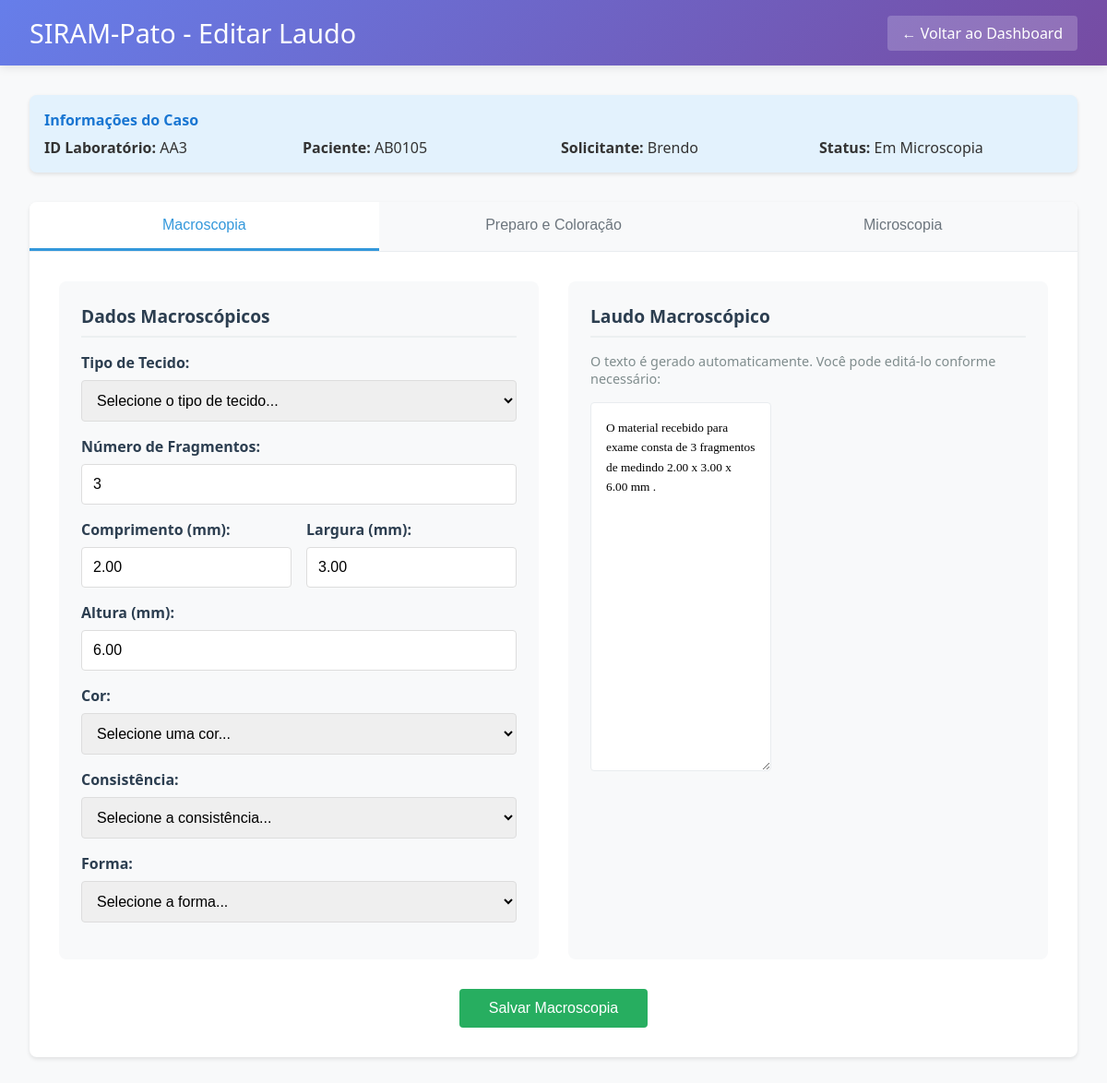
/laudos/editar-laudo/AA3/ (signed in), run on the app's committed database.
### laudos/models.py (models this page shows)
class Caso(models.Model):
    STATUS_CHOICES = [
        ('RECEBIDO', 'Recebido'),
        ('EM_MACROSCOPIA', 'Em Macroscopia'),
        ('PENDENTE_MACRO_APROVACAO', 'Pendente de Aprovacao Macroscopica'),
        ('EM_PREPARO', 'Em Preparo/Coloracao'),
        ('PENDENTE_PREPARO_APROVACAO', 'Pendente de Aprovacao do Preparo'),
        ('EM_MICROSCOPIA', 'Em Microscopia'),
        ('PENDENTE_MICRO_APROVACAO', 'Pendente de Aprovacao Microscopica'),
        ('AGUARDANDO_APROVACAO_FINAL', 'Aguardando Aprovacao Final'),
        ('FINALIZADO', 'Finalizado'),
    ]
    ETAPA_STATUS_CHOICES = [
        ('PENDENTE', 'Pendente'),
        ('EM_PROGRESSO', 'Em progresso'),
        ('AGUARDANDO_APROVACAO', 'Aguardando aprovacao'),
        ('APROVADO', 'Aprovado'),
        ('REPROVADO', 'Reprovado'),
    ]
    id_laboratorio = models.CharField(max_length=20, unique=True, primary_key=True)
    paciente = models.ForeignKey(Paciente, on_delete=models.CASCADE, related_name='casos')
    data_recebimento = models.DateField()
    solicitante = models.CharField(max_length=255)
    diagnostico_sugerido = models.TextField(blank=True, null=True)
    observacoes_clinicas = models.TextField(blank=True, null=True)
    status = models.CharField(max_length=40, choices=STATUS_CHOICES, default='RECEBIDO')
    criado_por = models.ForeignKey(UsuarioCustomizado, on_delete=models.SET_NULL, null=True, related_name='casos_criados')
    responsavel_final = models.ForeignKey(UsuarioCustomizado, on_delete=models.SET_NULL, null=True, blank=True, related_name='casos_finalizados')
    data_criacao = models.DateTimeField(auto_now_add=True)
    data_finalizacao = models.DateTimeField(null=True, blank=True)
    macro_status = models.CharField(max_length=30, choices=ETAPA_STATUS_CHOICES, default='PENDENTE')
    macro_preenchido_por = models.ForeignKey(
        UsuarioCustomizado,
        on_delete=models.SET_NULL,
        null=True,
        blank=True,
        related_name='macros_preenchidas'
    )
    macro_preenchido_em = models.DateTimeField(null=True, blank=True)
    macro_aprovado_por = models.ForeignKey(
        UsuarioCustomizado,
        on_delete=models.SET_NULL,
        null=True,
        blank=True,
        related_name='macros_aprovadas'
    )
    macro_aprovado_em = models.DateTimeField(null=True, blank=True)
    preparo_status = models.CharField(max_length=30, choices=ETAPA_STATUS_CHOICES, default='PENDENTE')
    preparo_preenchido_por = models.ForeignKey(
        UsuarioCustomizado,
        on_delete=models.SET_NULL,
        null=True,
        blank=True,
        related_name='preparos_preenchidos'
    )
    preparo_preenchido_em = models.DateTimeField(null=True, blank=True)
    preparo_aprovado_por = models.ForeignKey(
        UsuarioCustomizado,
        on_delete=models.SET_NULL,
        null=True,
        blank=True,
        related_name='preparos_aprovados'
    )
    preparo_aprovado_em = models.DateTimeField(null=True, blank=True)
    micro_status = models.CharField(max_length=30, choices=ETAPA_STATUS_CHOICES, default='PENDENTE')
    micro_preenchido_por = models.ForeignKey(
        UsuarioCustomizado,
        on_delete=models.SET_NULL,
        null=True,
        blank=True,
        related_name='micros_preenchidos'
    )
    micro_preenchido_em = models.DateTimeField(null=True, blank=True)
    micro_aprovado_por = models.ForeignKey(
        UsuarioCustomizado,
        on_delete=models.SET_NULL,
        null=True,
        blank=True,
        related_name='micros_aprovados'
    )
    micro_aprovado_em = models.DateTimeField(null=True, blank=True)

class Paciente(models.Model):
    numero_prontuario = models.CharField(max_length=50, unique=True, primary_key=True)
    data_nascimento = models.DateField()
    SEXO_CHOICES = [('M', 'Masculino'), ('F', 'Feminino'), ('O', 'Outro')]
    sexo = models.CharField(max_length=1, choices=SEXO_CHOICES)

class LaudoMacroscopico(models.Model):
    caso = models.OneToOneField(Caso, on_delete=models.CASCADE, related_name='laudo_macroscopico')
    num_fragmentos = models.PositiveIntegerField(default=1)
    dim_comprimento_mm = models.DecimalField(max_digits=5, decimal_places=2, verbose_name='Comprimento (mm)')
    dim_largura_mm = models.DecimalField(max_digits=5, decimal_places=2, verbose_name='Largura (mm)')
    dim_altura_mm = models.DecimalField(max_digits=5, decimal_places=2, verbose_name='Altura (mm)')
    cor = models.CharField(max_length=100)
    consistencia = models.CharField(max_length=100)
    forma = models.CharField(max_length=100)
    texto_gerado = models.TextField()
    texto_editado = models.TextField(blank=True, null=True)

### laudos/views.py (the view, shortened to what this page needs)
# urls.py: path('editar-laudo/<str:caso_id>/', views.editar_laudo_view, name='editar_laudo'),
@login_required
def editar_laudo_view(request, caso_id):
    caso = get_object_or_404(Caso, id_laboratorio=caso_id)
    is_professor = is_professor_or_admin(request.user)
    if not is_professor and caso.criado_por != request.user:
        messages.error(request, "Permissao negada. Voce so pode editar casos que criou.")
        return redirect("dashboard")
    laudo_macro = getattr(caso, "laudo_macroscopico", None)
    laudo_micro = getattr(caso, "laudo_microscopico", None)
    metodo_preparo = getattr(caso, "metodo_preparo", None)
    macro_form = LaudoMacroscopicoForm(instance=laudo_macro)
    micro_form = LaudoMicroscopicoForm(instance=laudo_micro)
    preparo_form = MetodoPreparoForm(instance=metodo_preparo)
    macro_has_data = laudo_macro is not None
    macro_editable_statuses = {"PENDENTE", "EM_PROGRESSO", "REPROVADO"}
    macro_editable = caso.macro_status in macro_editable_statuses
    macro_block_reason = None
    if not macro_editable:
        if caso.macro_status == "AGUARDANDO_APROVACAO":
            macro_block_reason = "Macroscopia aguardando aprovacao."
        elif caso.macro_status == "APROVADO":
            macro_block_reason = "Macroscopia aprovada."
        _disable_form(macro_form)
    macro_can_submit = macro_has_data and caso.macro_status in {"EM_PROGRESSO", "REPROVADO"}
    macro_can_approve = is_professor and caso.macro_status == "AGUARDANDO_APROVACAO"
    preparo_has_data = metodo_preparo is not None
    if caso.macro_status != "APROVADO":
        preparo_editable = False
        preparo_block_reason = "Aguarde a aprovacao da macroscopia."
    if not preparo_editable:
        _disable_form(preparo_form)
    preparo_can_submit = (
        preparo_has_data and preparo_editable and caso.preparo_status in {"EM_PROGRESSO", "REPROVADO"}
    )
    preparo_can_approve = is_professor and caso.preparo_status == "AGUARDANDO_APROVACAO"
    micro_has_data = laudo_micro is not None
    if caso.preparo_status != "APROVADO":
        micro_editable = False
        micro_block_reason = "Aguarde a aprovacao do preparo."
    if not micro_editable:
        _disable_form(micro_form)
    micro_can_submit = (
        micro_has_data and micro_editable and caso.micro_status in {"EM_PROGRESSO", "REPROVADO"}
    )
    micro_can_approve = is_professor and caso.micro_status == "AGUARDANDO_APROVACAO"
    stage_summary = [
        {
            "slug": "macro",
            "title": "Macroscopia",
            "status": caso.macro_status,
            "status_display": caso.get_macro_status_display(),
            "badge_class": _badge_class(caso.macro_status),
            "preenchido_por": _format_user(caso.macro_preenchido_por),
            "preenchido_em": caso.macro_preenchido_em,
            "aprovado_por": _format_user(caso.macro_aprovado_por),
            "aprovado_em": caso.macro_aprovado_em,
        },
        {
            "slug": "preparo",
            "title": "Preparo e Coloracao",
            "status": caso.preparo_status,
            "status_display": caso.get_preparo_status_display(),
            "badge_class": _badge_class(caso.preparo_status),
            "preenchido_por": _format_user(caso.preparo_preenchido_por),
            "preenchido_em": caso.preparo_preenchido_em,
            "aprovado_por": _format_user(caso.preparo_aprovado_por),
            "aprovado_em": caso.preparo_aprovado_em,
        },
        {
            "slug": "micro",
            "title": "Microscopia",
            "status": caso.micro_status,
            "status_display": caso.get_micro_status_display(),
            "badge_class": _badge_class(caso.micro_status),
            "preenchido_por": _format_user(caso.micro_preenchido_por),
            "preenchido_em": caso.micro_preenchido_em,
            "aprovado_por": _format_user(caso.micro_aprovado_por),
            "aprovado_em": caso.micro_aprovado_em,
        },
    ]
    tags_microscopicas = [
        "Hiperceratose",
        "Acantose",
        "Infiltrado Inflamatorio",
        "Atipia Citologica",
        "Displasia",
        "Metaplasia",
        "Necrose",
        "Fibrose",
        "Vasodilatacao",
        "Edema",
        "Hemossiderose",
        "Pigmentacao",
        "Calcificacao",
        "Cistos",
        "Polipos",
        "Ulceracao",
        "Erosao",
        "Hiperplasia",
        "Atrofia",
    ]
    context = {
        "caso": caso,
        "macro_form": macro_form,
        "micro_form": micro_form,
        "preparo_form": preparo_form,
        "laudo_macro": laudo_macro,
        "laudo_micro": laudo_micro,
        "metodo_preparo": metodo_preparo,
        "tags_microscopicas": tags_microscopicas,
        "stage_summary": stage_summary,
        "macro_editable": macro_editable,
        "macro_block_reason": macro_block_reason,
        "macro_can_submit": macro_can_submit,
        "macro_can_approve": macro_can_approve,
        "macro_has_data": macro_has_data,
        "preparo_editable": preparo_editable,
        "preparo_block_reason": preparo_block_reason,
        "preparo_can_submit": preparo_can_submit,
        "preparo_can_approve": preparo_can_approve,
        "preparo_has_data": preparo_has_data,
        "micro_editable": micro_editable,
        "micro_block_reason": micro_block_reason,
        "micro_can_submit": micro_can_submit,
        "micro_can_approve": micro_can_approve,
        "micro_has_data": micro_has_data,
        "is_professor": is_professor,
    }
    return render(request, "laudos/editar_laudo.html", context)

### laudos/templates/laudos/editar_laudo.html (shortened to what this page needs)
<!DOCTYPE html>
<html lang="pt-br">
<head>
</head>
<body>
    <div class="header">
        <div class="header-content">
            <h1>SIRAM-Pato - Editar Laudo</h1>
            <a href="{% url 'dashboard' %}" class="back-btn">← Voltar ao Dashboard</a>
        </div>
    </div>
    <div class="main-content">
        <div class="case-info">
            <h4>Informações do Caso</h4>
            <div class="case-info-grid">
                <div><strong>ID Laboratório:</strong> {{ caso.id_laboratorio }}</div>
                <div><strong>Paciente:</strong> {{ caso.paciente.numero_prontuario }}</div>
                <div><strong>Solicitante:</strong> {{ caso.solicitante }}</div>
                <div><strong>Status:</strong> {{ caso.get_status_display }}</div>
            </div>
        </div>
        <div class="tabs-container">
            <div class="tabs-nav">
                <button class="tab-button active" onclick="showTab('macro')">Macroscopia</button>
                <button class="tab-button" onclick="showTab('preparo')">Preparo e Coloração</button>
                <button class="tab-button" onclick="showTab('micro')">Microscopia</button>
            </div>
            <div id="macro-tab" class="tab-content active">
                <form method="post" id="macroForm">
                    <div class="form-container">
                        <div class="form-section">
                            <h3 class="section-title">Dados Macroscópicos</h3>
                            <div class="form-group">
                                <label for="{{ macro_form.tipo_tecido.id_for_label }}">Tipo de Tecido:</label>
                                {{ macro_form.tipo_tecido }}
                            </div>
                            <div class="form-group">
                                <label for="{{ macro_form.num_fragmentos.id_for_label }}">Número de Fragmentos:</label>
                                {{ macro_form.num_fragmentos }}
                            </div>
                            <div class="form-row">
                                <div class="form-group">
                                    <label for="{{ macro_form.dim_comprimento_mm.id_for_label }}">Comprimento (mm):</label>
                                    {{ macro_form.dim_comprimento_mm }}
                                </div>
                                <div class="form-group">
                                    <label for="{{ macro_form.dim_largura_mm.id_for_label }}">Largura (mm):</label>
                                    {{ macro_form.dim_largura_mm }}
                                </div>
                            </div>
                            <div class="form-group">
                                <label for="{{ macro_form.dim_altura_mm.id_for_label }}">Altura (mm):</label>
                                {{ macro_form.dim_altura_mm }}
                            </div>
                            <div class="form-group">
                                <label for="{{ macro_form.cor.id_for_label }}">Cor:</label>
                                {{ macro_form.cor }}
                            </div>
                            <div class="form-group">
                                <label for="{{ macro_form.consistencia.id_for_label }}">Consistência:</label>
                                {{ macro_form.consistencia }}
                            </div>
                            <div class="form-group">
                                <label for="{{ macro_form.forma.id_for_label }}">Forma:</label>
                                {{ macro_form.forma }}
                            </div>
                        </div>
                        <div class="preview-section">
                            <h3 class="section-title">Laudo Macroscópico</h3>
                            <p style="color: #7f8c8d; margin-bottom: 1rem; font-size: 0.9rem;">
                                O texto é gerado automaticamente. Você pode editá-lo conforme necessário:
                            </p>
                            <textarea id="preview-macro" class="preview-content">
O material recebido para exame consta de fragmento(s) de tecido...
                            </textarea>
                        </div>
                    </div>
                    <div class="btn-container">
                        <button type="submit" class="btn btn-primary">Salvar Macroscopia</button>
                    </div>
                </form>
            </div>
        </div>
    </div>
</body>
</html>

### data on the page
Caso: id_laboratorio "AA3", paciente.numero_prontuario "AB0105", solicitante "Brendo", status "Em Microscopia"
LaudoMacroscopico: num_fragmentos "3", dim_comprimento_mm "2.00", dim_largura_mm "3.00", dim_altura_mm "6.00", cor "Selecione uma cor...", consistencia "Selecione a consistência...", forma "Selecione a forma..."
